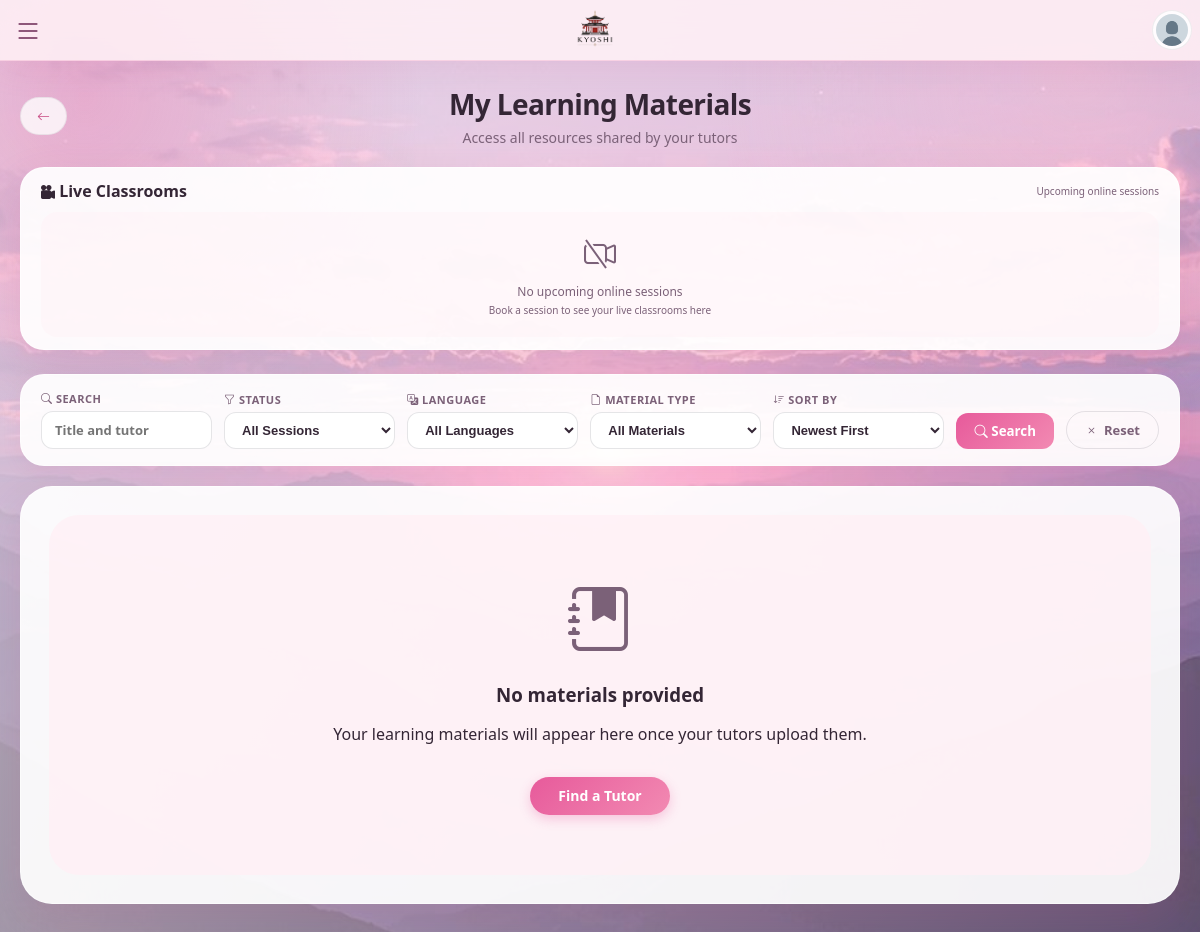
Page /php/my_materials.php (signed in) on the earlier database version.
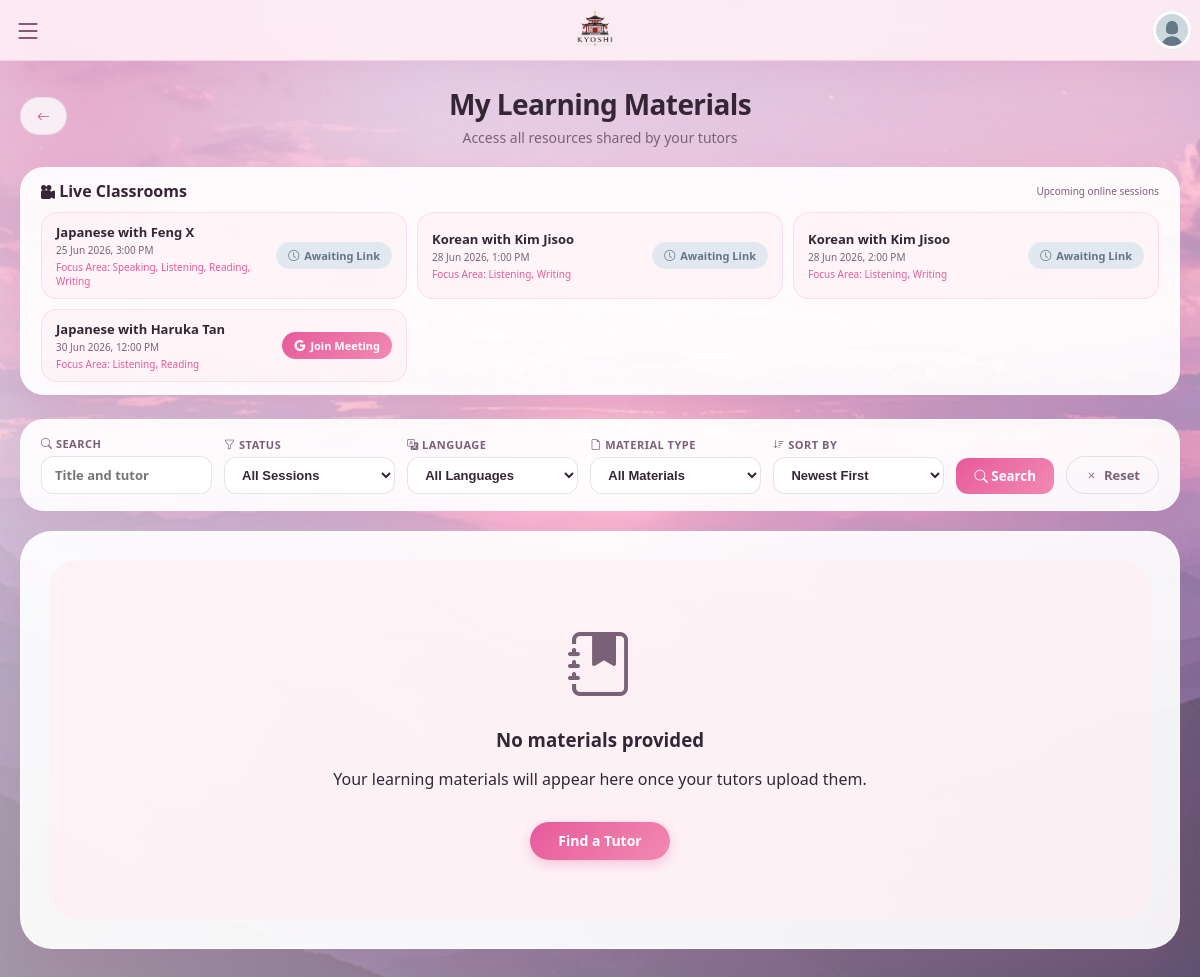
Same page on the later database version.
### tables this page shows
CREATE TABLE `bookings` (
  `id` int(11) NOT NULL,
  `student_id` int(11) NOT NULL,
  `tutor_id` int(11) NOT NULL,
  `language` varchar(50) NOT NULL,
  `learning_mode` enum('online','face_to_face') NOT NULL,
  `booking_date` date NOT NULL,
  `booking_time` time NOT NULL,
  `total_amount` decimal(10,2) DEFAULT 0.00,
  `status` enum('pending','accepted','confirmed','rescheduled','completed','cancelled','disputed') DEFAULT 'pending',
  `completed_at` datetime DEFAULT NULL,
  `auto_completed` tinyint(1) DEFAULT 0,
  `cancelled_by` enum('student','tutor','admin') DEFAULT NULL,
  `cancel_reason` text DEFAULT NULL,
  `meeting_location` varchar(255) DEFAULT NULL,
  `created_at` timestamp NOT NULL DEFAULT current_timestamp(),
  `notes` text DEFAULT NULL,
  `focus` varchar(255) DEFAULT NULL,
  `meeting_link` varchar(500) DEFAULT NULL,
  `link_provided_at` datetime DEFAULT NULL,
  `link_reminder_sent` tinyint(1) DEFAULT 0,
  `proficiency_level` varchar(20) DEFAULT 'beginner',
  `reminder_sent` tinyint(4) DEFAULT 0
);

CREATE TABLE `users` (
  `id` int(11) NOT NULL,
  `fullname` varchar(100) NOT NULL,
  `email` varchar(100) NOT NULL,
  `password` varchar(255) NOT NULL,
  `phone` varchar(30) DEFAULT NULL,
  `role` enum('student','tutor','admin') NOT NULL,
  `profile_pic` varchar(255) DEFAULT NULL,
  `created_at` timestamp NOT NULL DEFAULT current_timestamp(),
  `status` varchar(20) DEFAULT 'approved',
  `verification_token` varchar(255) DEFAULT NULL,
  `is_verified` tinyint(1) DEFAULT 0,
  `google_calendar_connected` tinyint(1) DEFAULT 0,
  `google_calendar_asked` tinyint(1) DEFAULT 0,
  `deactivated_at` datetime DEFAULT NULL,
  `deactivation_reason` text DEFAULT NULL,
  `first_promo_applied` tinyint(4) DEFAULT 0,
  `is_first_purchase` tinyint(4) DEFAULT 1,
  `promo_code_used` varchar(50) DEFAULT NULL
);

### php/my_materials.php (the view, shortened to what the changed rows need)
<?php
include 'config.php';
$userID = $_SESSION['user_id'];
$stmt = $conn->prepare("
    SELECT DISTINCT
        b.id as booking_id,
        b.language,
        b.booking_date,
        b.booking_time,
        b.status,
        b.learning_mode,
        b.focus,
        b.meeting_link,
        u.fullname as tutor_name,
        u.id as tutor_id
    FROM bookings b
    JOIN users u ON b.tutor_id = u.id
    WHERE b.student_id = ?
        AND b.status IN ('confirmed')
        AND b.booking_date >= CURDATE()
        AND b.learning_mode = 'online'
    ORDER BY b.booking_date ASC
");
$stmt->bind_param("i", $userID);
$stmt->execute();
$activeClassrooms = $stmt->get_result()->fetch_all(MYSQLI_ASSOC);
function e($value) {
    return htmlspecialchars($value ?? '', ENT_QUOTES, 'UTF-8');
}
?>
<!DOCTYPE html>
<html lang="en">
<head>
  <link rel="stylesheet" href="https://cdn.jsdelivr.net/npm/bootstrap-icons@1.13.1/font/bootstrap-icons.min.css">
  <link rel="stylesheet" href="../css/style.css">
</head>
<body>
<div class="container" style="padding:24px 0 60px;">
  <div style="position:relative;text-align:center;margin-bottom:20px;">
    <h1 style="margin:0;font-size:28px;letter-spacing:-.6px;">My Learning Materials</h1>
  </div>
  <div class="classrooms-section">
    <?php if (!empty($activeClassrooms)): ?>
    <div class="classrooms-grid">
      <?php foreach ($activeClassrooms as $classroom): ?>
      <div class="classroom-card">
        <div class="classroom-info">
          <h4><?= e($classroom['language']) ?> with <?= e($classroom['tutor_name']) ?></h4>
          <p><?= date('d M Y, g:i A', strtotime($classroom['booking_date'] . ' ' . $classroom['booking_time'])) ?></p>
          <?php if (!empty($classroom['focus'])): ?>
            <span class="focus-area">Focus Area: <?= e($classroom['focus']) ?></span>
          <?php endif; ?>
        </div>
        <?php if (!empty($classroom['meeting_link'])): ?>
    <a href="join_meeting.php?booking_id=<?= $classroom['booking_id'] ?>&link=<?= urlencode($classroom['meeting_link']) ?>" target="_blank" class="join-btn">
        <i class="bi bi-google"></i> Join Meeting
    </a>
    <?php else: ?>
        <button class="awaiting-btn" onclick="showToast('Meeting link will be shared by your tutor before the session')">
            <i class="bi bi-clock"></i> Awaiting Link
        </button>
    <?php endif; ?>
      </div>
      <?php endforeach; ?>
    </div>
    <?php else: ?>
    <div class="empty-classrooms">
      <i class="bi bi-camera-video-off"></i>
      <p>No upcoming online sessions</p>
      <p style="font-size:10px; margin-top:3px;">Book a session to see your live classrooms here</p>
    </div>
    <?php endif; ?>
  </div>
</div>
</body>
</html>

Differences in the rows shown:
added bookings: language "Japanese", tutor.fullname "Feng X", booking_date+booking_time "25 Jun 2026, 3:00 PM", focus "Speaking, Listening, Reading, Writing", shows "Awaiting Link"
added bookings: language "Korean", tutor.fullname "Kim Jisoo", booking_date+booking_time "28 Jun 2026, 1:00 PM", focus "Listening, Writing", shows "Awaiting Link"
added bookings: language "Korean", tutor.fullname "Kim Jisoo", booking_date+booking_time "28 Jun 2026, 2:00 PM", focus "Listening, Writing", shows "Awaiting Link"
added bookings: language "Japanese", tutor.fullname "Haruka Tan", booking_date+booking_time "30 Jun 2026, 12:00 PM", focus "Listening, Reading"
Other differences:
text no longer shown: "No upcoming online sessions Book a session to see your live classrooms here"
